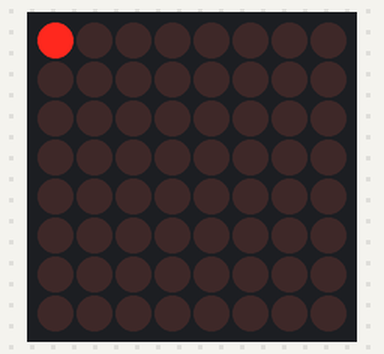
The sketch below on a simulated Arduino Uno, built with avr-gcc and run on an emulated ATmega328P. On the bench: 8×8 LED matrix. Wiring (inferred from the names in the program): LED matrix (orientation assumed): rows pin 13, pin 12, A4, A3, A0, pin 11, A2, A1; columns pin 3, pin 2, pin 4, pin 5, pin 7, pin 6, pin 8, pin 9.

Above: at 0.36 s.
At 5.6 s:
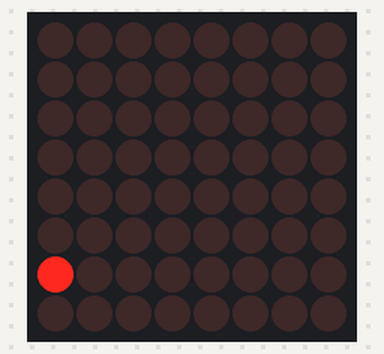
At 10.42 s:
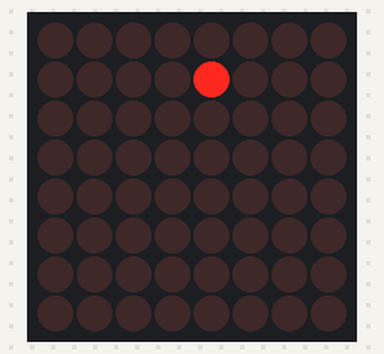
At 20.53 s:
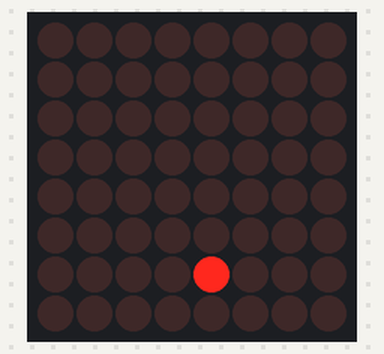
At 29.68 s:
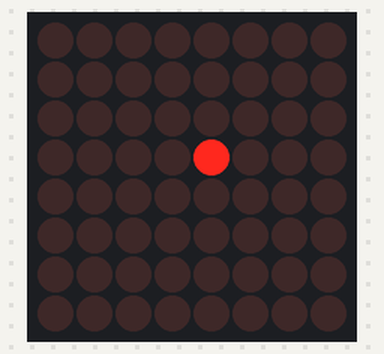
At 39.3 s:
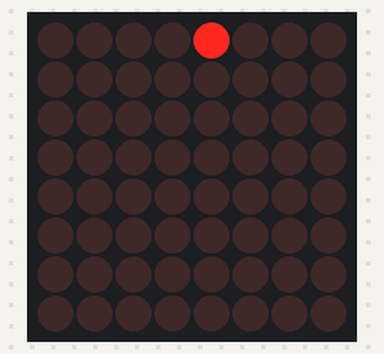

The sketch:

LEDSweep.ino
```cpp
uint8_t P_PINS[8] = {13, 12, A4, A3, A0, 11, A2, A1};
uint8_t N_PINS[8] = {3, 2, 4, 5, 7, 6, 8, 9};
int NUM_PINS = 8;
int SIDE_LENGTH = 4;

void setup() {
  // put your setup code here, to run once:
  for (uint8_t i = 0; i < NUM_PINS; i++) {
    pinMode(P_PINS[i], OUTPUT);
    digitalWrite(P_PINS[i], HIGH);
    pinMode(N_PINS[i], OUTPUT);
    digitalWrite(N_PINS[i], HIGH);
  }

  Serial.begin(9600);
}

int loopNum = 0;

void loop() {
  // put your main code here, to run repeatedly:
  loopNum++;

 uint8_t values[4][4][4];
 for (uint8_t x = 0; x < SIDE_LENGTH; x++) {
   for (uint8_t y = 0; y < SIDE_LENGTH; y++) {
     for (uint8_t z = 0; z < SIDE_LENGTH; z++) {
       values[x][y][z] = 0;
     }
   }
 }

 for (uint8_t x = 0; x < SIDE_LENGTH; x++) {
   for (uint8_t z = 0; z < SIDE_LENGTH; z++) {
     values[x][0][z] = 16; //(x + y + z + loopNum / 10) % 16;
     for(uint8_t i = 0; i < 50; i++){
       display(values);
     }
     values[x][0][z] = 0;
   }
 }
}

/*
 * Turns on all the LEDs specified in values over 80 milliseconds.
 */
void display(uint8_t values[4][4][4]) {
  for (uint8_t i = 0; i < NUM_PINS; i++) {
    digitalWrite(P_PINS[i], LOW);
    for (uint8_t fractional_time = 0; fractional_time <= 16; fractional_time++){
      for (uint8_t j = 0; j < NUM_PINS; j++) {
        digitalWrite(N_PINS[j], getValue(values, i, j) <= fractional_time);
      }
      delayMicroseconds(10);
    }
    digitalWrite(P_PINS[i], HIGH);
  }
}

uint8_t getValue(uint8_t values[4][4][4], uint8_t negativePin, uint8_t positivePin) {
  uint8_t layer;
  if(positivePin > 3){
    if(negativePin > 3)
      layer = 2;
    else
      layer = 1;
  } else {
    if(negativePin > 3)
      layer = 3;
    else
      layer = 0;
  }
  uint8_t x = negativePin % 4;
  uint8_t y = positivePin % 4;
  return values[x][y][layer];
}
```

Measured:
- what the display in image 1 shows lasts 0.4 s, from 5.4 s to 5.8 s
